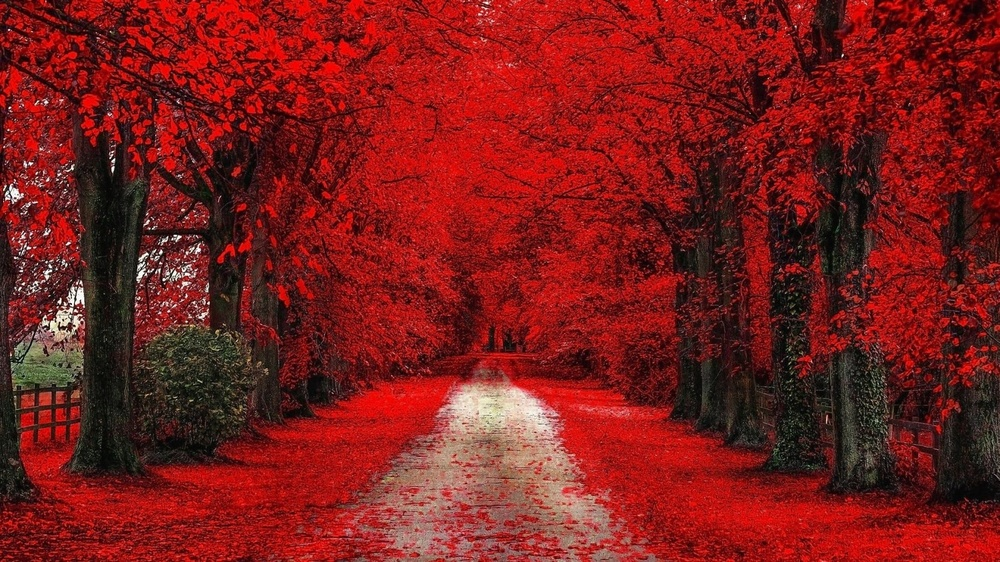
#> input picture manzara.jpg, 1000 x 562 px, shrunk from 1600 x 900 before the run
$ python ornek.py
#> lines starting #> are read from the running program, lines starting #| are printed output that depends on the picture; after the words box and inside, x2 and y2 are one past the last pixel; in counts of white or black regions, pixels touching at a corner belong together
"""
fare ile tıklanılan pikselin sahip olduğu rengin 10 yaklaşığını
seffaf yaparak png olarak akydeden program
"""

import cv2 as cv
import time

bas_x = bas_y = 0
def fare_tiklama_olayi(event, x, y, flags, param):
    global bas_x, bas_y
    if event == cv.EVENT_LBUTTONDOWN:
        bas_x = x
        bas_y = y
        #print("basıldı :", x, "-", y)

    if event == cv.EVENT_LBUTTONUP:
        #print("bırakıldı :", x, "-", y)
        cv.imwrite("resim/kirpilmis_manzara_fare_ile.jpg", resim[bas_y:y, bas_x:x])
        cv.imshow("Kirpilmis Resim", resim[bas_y:y, bas_x:x])
        #cv.waitKey(0)
        #cv.destroyWindow("Kirpilmis Resim")

resim = cv.imread("manzara.jpg")
#> resim is the input picture: shape (562, 1000, 3); mean B, G, R 27.7, 29.6, 122.9

cv.imshow("Fare", resim)
cv.setMouseCallback("Fare", fare_tiklama_olayi)
cv.waitKey(0)

""""""
import cv2 as cv

resim = cv.imread("manzara.jpg")
cv.imshow("a", resim)
cv.waitKey(0)
resim[10, 10] = [0, 0, 0]
#> resim: shape (562, 1000, 3); under 0.01% of pixels changed, all inside (x1, y1, x2, y2) = (10, 10, 11, 11)

print(resim[0, 0])
#| [15  6 39]

cv.imshow("a", resim)
cv.waitKey(0)

cv.imwrite("resim/manzara_benekli.jpg", resim)

resim[10:50, 10:50] = [0, 0, 0]
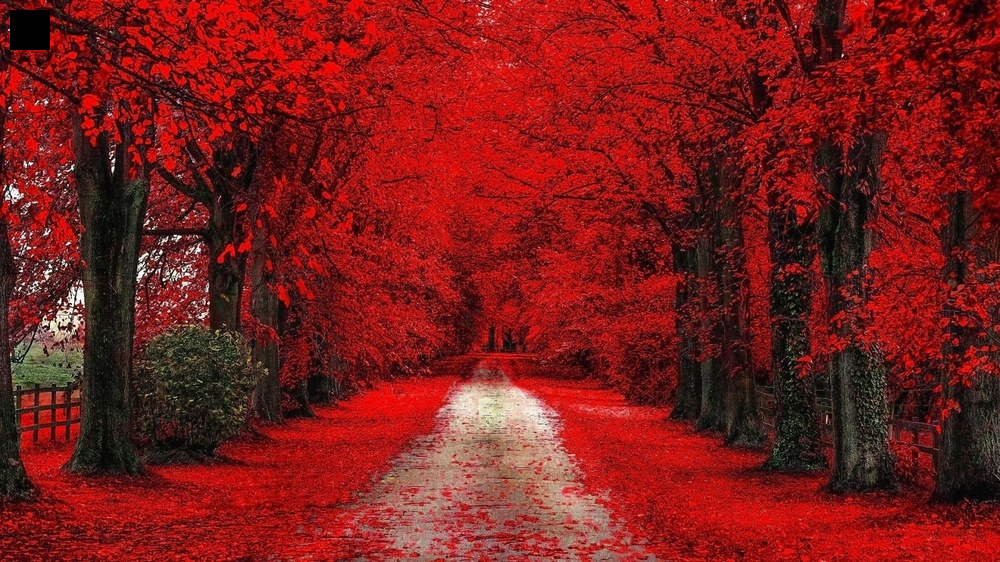
#> resim: shape (562, 1000, 3); mean B, G, R 27.7, 29.5, 122.5

print(resim[0, 0])
#| [15  6 39]

cv.imshow("a", resim)
cv.waitKey(0)

cv.imwrite("resim/ad_soyad_benekli_2.jpg", resim)
